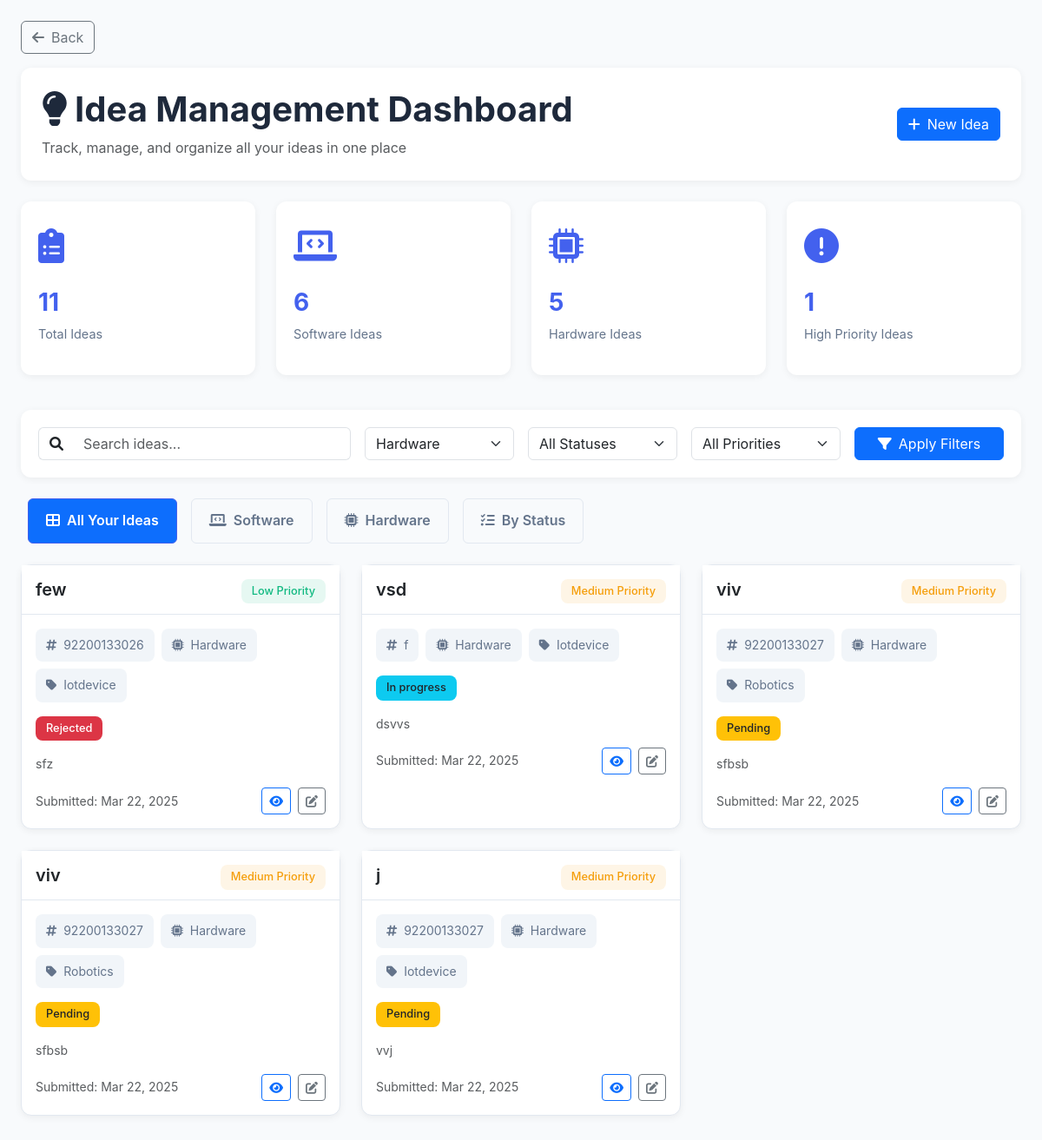
/user/Blog/idea_dashboard.php?type=hardware, run on an earlier commit of the app's database.
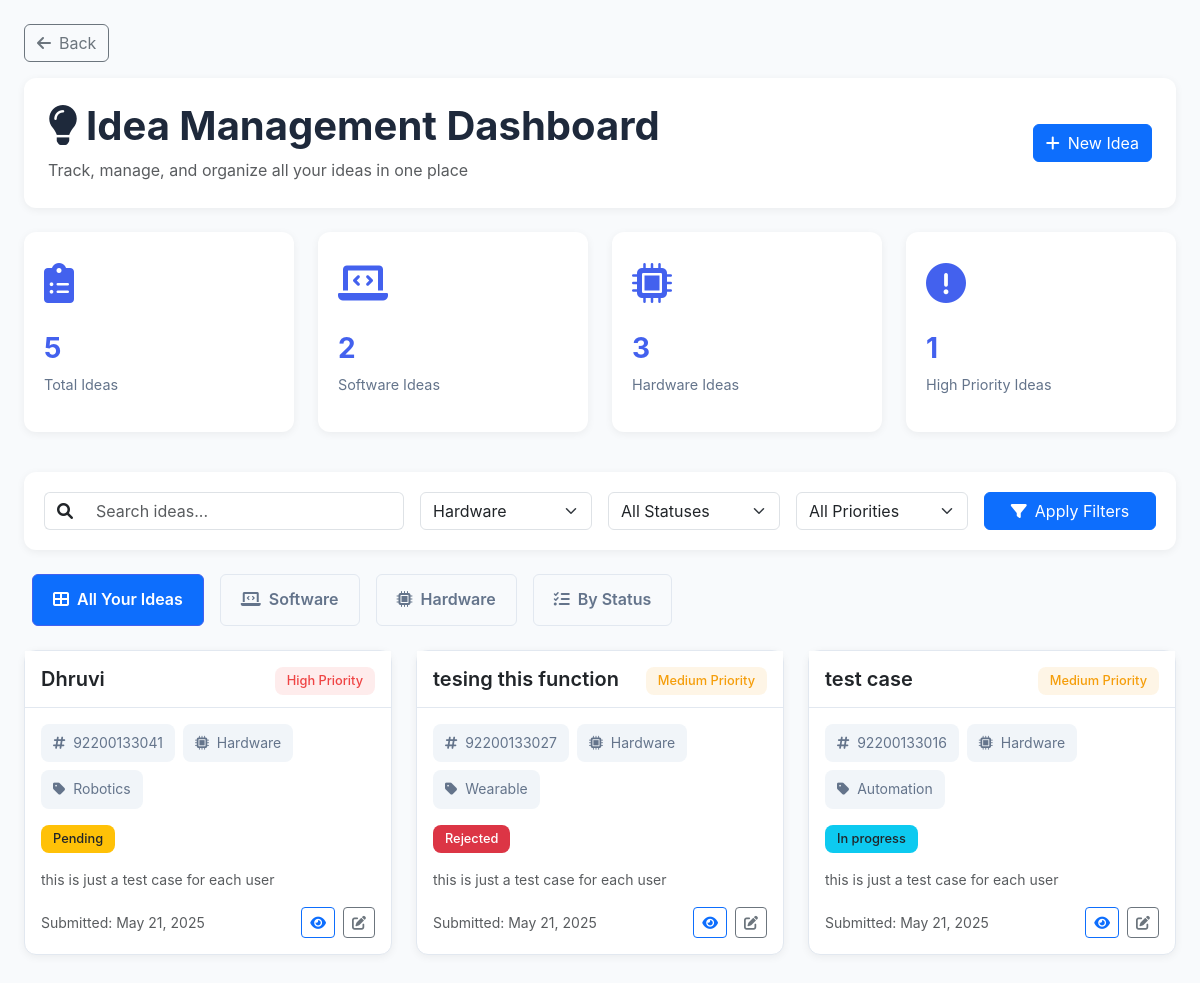
And on a later commit of the database.
### tables this page shows
CREATE TABLE `blog` (
  `id` int(11) NOT NULL,
  `er_number` varchar(50) NOT NULL,
  `project_name` varchar(100) NOT NULL,
  `project_type` enum('software','hardware') NOT NULL,
  `classification` varchar(50) NOT NULL,
  `description` text NOT NULL,
  `submission_datetime` datetime NOT NULL,
  `status` enum('pending','in_progress','completed','rejected') DEFAULT 'pending',
  `priority1` enum('low','medium','high') DEFAULT 'medium',
  `assigned_to` varchar(100) DEFAULT NULL,
  `completion_date` date DEFAULT NULL,
  `created_at` timestamp NULL DEFAULT current_timestamp(),
  `updated_at` timestamp NULL DEFAULT current_timestamp() ON UPDATE current_timestamp(),
  `register_id` int(11) NOT NULL
);

### user/Blog/idea_dashboard.php (the view, shortened to what the changed rows need)
<!DOCTYPE html>
<html lang="en">
<head>
    <link href="https://cdn.jsdelivr.net/npm/bootstrap@5.3.0-alpha1/dist/css/bootstrap.min.css" rel="stylesheet">
    <link rel="stylesheet" href="https://cdnjs.cloudflare.com/ajax/libs/font-awesome/6.0.0/css/all.min.css">
</head>
<body>
    <?php
function createDBConnection() {
$servername = "localhost";
$username = "root";
$password = "";
$dbname = "ideanest";
$conn = new mysqli($servername, $username, $password, $dbname);
return $conn;
}
$projects = [];
$filter_type = isset($_GET['type']) ? $_GET['type'] : '';
try {
    $conn = createDBConnection();
    $stats = [
        'total' => 0,
        'software' => 0,
        'hardware' => 0,
        'pending' => 0,
        'in_progress' => 0,
        'completed' => 0,
        'high_priority1' => 0
    ];
    $stats_query = "SELECT
            COUNT(*) as total,
            SUM(CASE WHEN project_type = 'software' THEN 1 ELSE 0 END) as software,
            SUM(CASE WHEN project_type = 'hardware' THEN 1 ELSE 0 END) as hardware,
            SUM(CASE WHEN status = 'pending' THEN 1 ELSE 0 END) as pending,
            SUM(CASE WHEN status = 'in_progress' THEN 1 ELSE 0 END) as in_progress,
            SUM(CASE WHEN status = 'completed' THEN 1 ELSE 0 END) as completed,
            SUM(CASE WHEN priority1 = 'high' THEN 1 ELSE 0 END) as high_priority1  FROM blog";
    $stats_result = $conn->query($stats_query);
    if ($stats_result) {
        $stats = $stats_result->fetch_assoc();
    }
    $sql = "SELECT * FROM blog WHERE 1=1";
    $params = [];
    $types = "";
    if (!empty($filter_type)) {
        $sql .= " AND project_type = ?";
        $params[] = $filter_type;
        $types .= "s";
    }
    $sql .= " ORDER BY priority1 = 'high' DESC, submission_datetime DESC";
    $stmt = $conn->prepare($sql);
    if (!empty($params)) {
        $stmt->bind_param($types, ...$params);
    }
    $stmt->execute();
    $result = $stmt->get_result();
    $projects = $result->fetch_all(MYSQLI_ASSOC);
} catch (Exception $e) {
    $error_message = "Error: " . $e->getMessage();
}
function getStatusClass($status) {
    switch ($status) {
        case 'pending':
            return 'bg-warning text-dark';
        case 'in_progress':
            return 'bg-info text-dark';
        case 'rejected':
            return 'bg-danger text-white';
    }
}
function getpriority1Class($priority1) {
    switch ($priority1) {
        case 'high':
            return 'priority1-high';
        case 'medium':
            return 'priority1-medium';
        case 'low':
            return 'priority1-low';
    }
}
?>
    <div class="dashboard-container">
        <div class="page-header">
            <div>
                <h1><i class="fas fa-lightbulb me-2"></i>Idea Management Dashboard</h1>
            </div>
        </div>
        <div class="row g-4 mb-4">
            <div class="col-md-3 mb-3">
                <div class="stats-card">
                    <div class="category-icon">
                        <i class="fas fa-clipboard-list"></i>
                    </div>
                    <h3><?php echo $stats['total']; ?></h3>
                    <p>Total Ideas</p>
                </div>
            </div>
            <div class="col-md-3 mb-3">
                <div class="stats-card">
                    <div class="category-icon">
                        <i class="fas fa-laptop-code"></i>
                    </div>
                    <h3><?php echo $stats['software']; ?></h3>
                    <p>Software Ideas</p>
                </div>
            </div>
            <div class="col-md-3 mb-3">
                <div class="stats-card">
                    <div class="category-icon">
                        <i class="fas fa-microchip"></i>
                    </div>
                    <h3><?php echo $stats['hardware']; ?></h3>
                    <p>Hardware Ideas</p>
                </div>
            </div>
        </div>
        <div class="tab-content" id="projectTabsContent">
            <div class="tab-pane fade show active" id="all" role="tabpanel">
                <?php if (empty($projects)): ?>
                <div class="empty-state">
                    <div class="empty-state-icon">
                        <i class="fas fa-clipboard"></i>
                    </div>
                    <h3>No Ideas found</h3>
                    <p class="text-muted">Try changing your search criteria or add a Idea</p>
                    <a href="form.php" class="btn btn-primary mt-3">
                        <i class="fas fa-plus me-2"></i>Add Your Idea
                    </a>
                </div>
                <?php else: ?>
                <div class="row">
                    <?php foreach ($projects as $project): ?>
                    <div class="col-lg-4 col-md-6 mb-4">
                        <div class="project-card card h-100 position-relative">
                            <span class="priority1-badge <?php echo getpriority1Class($project['priority1']); ?>">
                                <?php echo ucfirst($project['priority1']); ?> Priority
                            </span>
                            <div class="card-header">
                                <h5><?php echo htmlspecialchars($project['project_name']); ?></h5>
                            </div>
                            <div class="card-body">
                                <div class="project-meta">
                                    <div class="meta-item">
                                        <i class="fas fa-hashtag me-1"></i>
                                        <?php echo htmlspecialchars($project['er_number']); ?>
                                    </div>
                                    <div class="meta-item">
                                        <i class="<?php echo ($project['project_type'] == 'software') ? 'fas fa-laptop-code' : 'fas fa-microchip'; ?> me-1"></i>
                                        <?php echo ucfirst($project['project_type']); ?>
                                    </div>
                                    <div class="meta-item">
                                        <i class="fas fa-tag me-1"></i>
                                        <?php echo ucfirst(str_replace('_', ' ', $project['classification'])); ?>
                                    </div>
                                </div>
                                <span class="status-badge <?php echo getStatusClass($project['status']); ?>">
                                    <?php echo ucfirst(str_replace('_', ' ', $project['status'])); ?>
                                </span>
                                <div class="mt-3">
                                    <p class="text-muted small">
                                        <?php
                                        $desc = htmlspecialchars($project['description']);
                                        echo (strlen($desc) > 100) ? substr($desc, 0, 100) . '...' : $desc;
                                        ?>
                                    </p>
                                </div>
                                <div class="d-flex justify-content-between align-items-center mt-3">
                                    <small class="text-muted">
                                        Submitted: <?php echo date('M d, Y', strtotime($project['submission_datetime'])); ?>
                                    </small>
                                    <div class="action-buttons">
                                        <button class="btn btn-sm btn-outline-primary" data-bs-toggle="modal"
                                            data-bs-target="#projectModal<?php echo $project['id']; ?>">
                                            <i class="fas fa-eye"></i>
                                        </button>
                                        <a href="edit.php?id=<?php echo $project['id']; ?>"
                                            class="btn btn-sm btn-outline-secondary">
                                            <i class="fas fa-edit"></i>
                                        </a>
                                    </div>
                                </div>
                            </div>
                        </div>
                    </div>
                    <?php endforeach; ?>
                </div>
                <?php endif; ?>
            </div>
        </div>
    </div>
</body>
</html>

What changed in the data, as far as the page shows it:
removed blog: priority1 "Low", project_name "few", er_number "92200133026", project_type "Hardware", classification "Iotdevice", status "Rejected", description "sfz", submission_datetime "Mar 22, 2025"
removed blog: priority1 "Medium", project_name "vsd", er_number "f", project_type "Hardware", classification "Iotdevice", status "In progress", description "dsvvs", submission_datetime "Mar 22, 2025"
removed blog: priority1 "Medium", project_name "viv", er_number "92200133027", project_type "Hardware", classification "Robotics", status "Pending", description "sfbsb", submission_datetime "Mar 22, 2025"
no longer on this page (row edited): blog: priority1 "Medium", project_name "j", er_number "92200133027", project_type "Hardware", classification "Iotdevice", status "Pending", description "vvj", submission_datetime "Mar 22, 2025"
now on this page (row edited): blog: priority1 "High", project_name "Dhruvi", er_number "92200133041", project_type "Hardware", classification "Robotics", status "Pending", description "this is just a test case for each user", submission_datetime "May 21, 2025"
changed blog: project_name "viv" → "tesing this function"; classification "Robotics" → "Wearable"; status "Pending" → "Rejected"; description "sfbsb" → "this is just a test case for each user"; submission_datetime "Mar 22, 2025" → "May 21, 2025"
now on this page (row edited): blog: priority1 "Medium", project_name "test case", er_number "92200133016", project_type "Hardware", classification "Automation", status "In progress", description "this is just a test case for each user", submission_datetime "May 21, 2025"
Also different on the page:
$stats['total']: "11" → "5"
$stats['software']: "6" → "2"
$stats['hardware']: "5" → "3"
